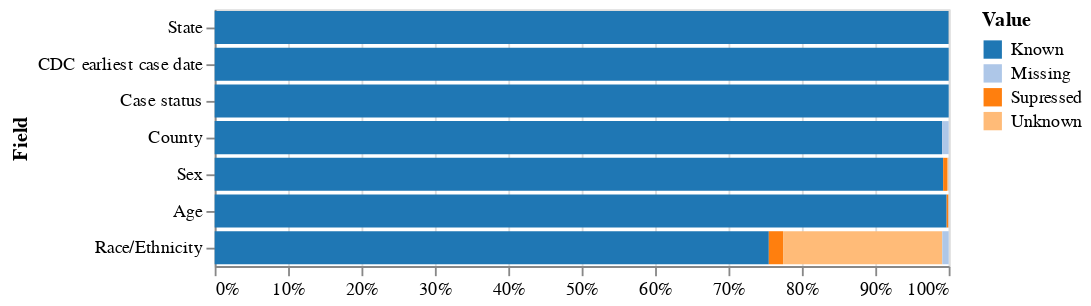

Here is the notebook cell this chart was saved with:
### Code cell
#@title
field_list = ['cdc_case_earliest_dt', 'current_status', 'res_state', 'res_county', 'sex', 'age_group', 'race_ethnicity_combined']
FieldAnalysis(project_id, cdc_table, field_list).display()

### Figure 1 — Vega-Lite specification as saved in the notebook (floating-point values rounded to 4 significant figures)
{"config": {"view": {"continuousWidth": 400, "continuousHeight": 300}}, "data": {"name": "data-56dfbbab3f6e880e00c60b97721ed84e"}, "mark": "bar", "encoding": {"color": {"type": "nominal", "field": "value", "scale": {"scheme": "category20"}, "title": "Value"}, "order": {"type": "nominal", "field": "field"}, "tooltip": [{"type": "nominal", "field": "field", "title": "Field"}, {"type": "nominal", "field": "value", "title": "Value"}, {"type": "quantitative", "field": "percent", "format": ",.0%", "title": "Percent"}], "x": {"type": "quantitative", "axis": {"format": "%"}, "field": "percent", "title": ""}, "y": {"type": "nominal", "field": "field", "sort": "x", "title": "Field"}}, "$schema": "https://vega.github.io/schema/vega-lite/v4.8.1.json", "datasets": {"data-56dfbbab3f6e880e00c60b97721ed84e": [{"field": "CDC earliest case date", "value": "Known", "percent": 1.0}, {"field": "CDC earliest case date", "value": "Supressed", "percent": 0.0}, {"field": "CDC earliest case date", "value": "Unknown", "percent": 0.0}, {"field": "CDC earliest case date", "value": "Missing", "percent": 0.0}, {"field": "Case status", "value": "Known", "percent": 1.0}, {"field": "Case status", "value": "Supressed", "percent": 0.0}, {"field": "Case status", "value": "Unknown", "percent": 0.0}, {"field": "Case status", "value": "Missing", "percent": 0.0}, {"field": "State", "value": "Known", "percent": 0.9999}, {"field": "State", "value": "Supressed", "percent": 8.815e-05}, {"field": "State", "value": "Unknown", "percent": 0.0}, {"field": "State", "value": "Missing", "percent": 1.013e-06}, {"field": "County", "value": "Known", "percent": 0.991}, {"field": "County", "value": "Supressed", "percent": 8.815e-05}, {"field": "County", "value": "Unknown", "percent": 0.0}, {"field": "County", "value": "Missing", "percent": 0.008936}, {"field": "Sex", "value": "Known", "percent": 0.9924}, {"field": "Sex", "value": "Supressed", "percent": 0.005249}, {"field": "Sex", "value": "Unknown", "percent": 0.001916}, {"field": "Sex", "value": "Missing", "percent": 0.000386}, {"field": "Age", "value": "Known", "percent": 0.9972}, {"field": "Age", "value": "Supressed", "percent": 0.002383}, {"field": "Age", "value": "Unknown", "percent": 0.0}, {"field": "Age", "value": "Missing", "percent": 0.0004114}, {"field": "Race/Ethnicity", "value": "Known", "percent": 0.7549}, {"field": "Race/Ethnicity", "value": "Supressed", "percent": 0.01945}, {"field": "Race/Ethnicity", "value": "Unknown", "percent": 0.2169}, {"field": "Race/Ethnicity", "value": "Missing", "percent": 0.008741}]}}
